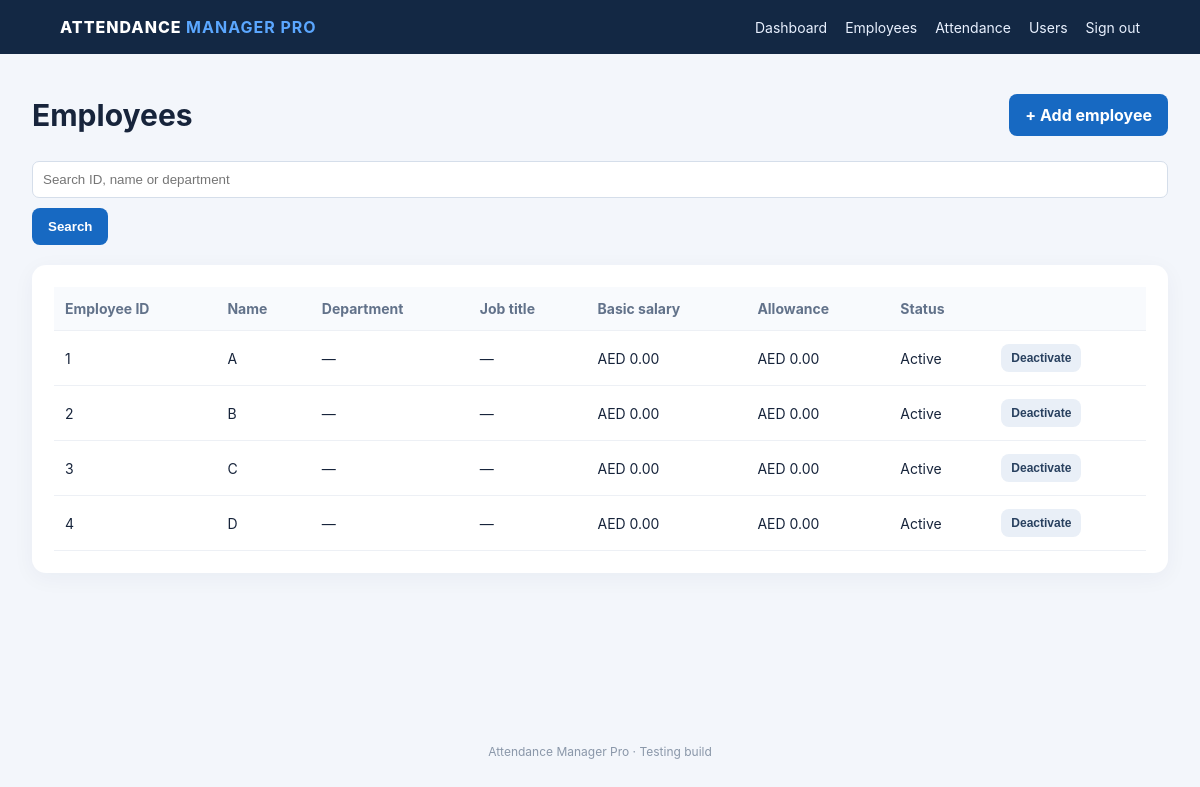
Page /employees (signed in) on the committed database.
### app.py (models this page shows)
class Employee(db.Model):
    id = db.Column(db.Integer, primary_key=True)
    employee_code = db.Column(db.String(50), unique=True, nullable=False)
    full_name = db.Column(db.String(150), nullable=False)
    department = db.Column(db.String(100), default="")
    job_title = db.Column(db.String(100), default="")
    basic_salary = db.Column(db.Float, nullable=False, default=0)
    allowance = db.Column(db.Float, nullable=False, default=0)
    active = db.Column(db.Boolean, nullable=False, default=True)

### app.py (the view)
@app.route("/employees")
@login_required
def employees():
    q = request.args.get("q", "").strip()
    query = Employee.query
    if q:
        like = f"%{q}%"
        query = query.filter(db.or_(Employee.employee_code.ilike(like), Employee.full_name.ilike(like), Employee.department.ilike(like)))
    return render_template("employees.html", employees=query.order_by(Employee.active.desc(), Employee.full_name).all(), q=q)

### app.py (called while the page is built)
def login_required(fn):
    @wraps(fn)
    def wrapped(*args, **kwargs):
        if "user_id" not in session:
            return redirect(url_for("login"))
        return fn(*args, **kwargs)
    return wrapped

@app.context_processor
def inject_user():
    return {"current_user": session.get("username"), "current_role": session.get("role")}

### Attendance_Manager_Pro_Web/templates/employees.html
{% extends "base.html" %}{% block content %}<div class="heading"><h1>Employees</h1>{% if current_role=='admin' %}<a class="button" href="{{ url_for('add_employee') }}">+ Add employee</a>{% endif %}</div><form class="search"><input name="q" value="{{ q }}" placeholder="Search ID, name or department"><button>Search</button></form><div class="card tablewrap"><table><thead><tr><th>Employee ID</th><th>Name</th><th>Department</th><th>Job title</th><th>Basic salary</th><th>Allowance</th><th>Status</th>{% if current_role=='admin' %}<th></th>{% endif %}</tr></thead><tbody>{% for e in employees %}<tr><td>{{ e.employee_code }}</td><td>{{ e.full_name }}</td><td>{{ e.department or '—' }}</td><td>{{ e.job_title or '—' }}</td><td>AED {{ '%.2f'|format(e.basic_salary) }}</td><td>AED {{ '%.2f'|format(e.allowance) }}</td><td>{{ 'Active' if e.active else 'Inactive' }}</td>{% if current_role=='admin' %}<td><form method="post" action="{{ url_for('toggle_employee',employee_id=e.id) }}"><button class="small secondary">{{ 'Deactivate' if e.active else 'Reactivate' }}</button></form></td>{% endif %}</tr>{% else %}<tr><td colspan="8">No employees found.</td></tr>{% endfor %}</tbody></table></div>{% endblock %}

### Attendance_Manager_Pro_Web/static/style.css (style rules this page uses)
:root { font-family:Inter,Segoe UI,Arial,sans-serif;color:#17243b;background:#f3f6fb }
* { box-sizing:border-box }
body { margin:0 }
h1 { font-size:30px;margin:8px 0 8px }
.metric,.card { background:white;border-radius:14px;padding:22px;box-shadow:0 5px 22px #1b35520c;margin:16px 0 }
.button,button { display:inline-block;background:#1769c2;color:white;border:0;border-radius:8px;padding:11px 16px;text-decoration:none;cursor:pointer;font-weight:650 }
.secondary { background:#e9eff7;color:#28405f }
.small { padding:7px 10px;font-size:12px }
.heading { display:flex;justify-content:space-between;align-items:center;gap:12px }
.search { display:flex;align-items:end;gap:10px;margin:20px 0;flex-wrap:wrap }
input,select { width:100%;padding:10px;border:1px solid #d5deea;border-radius:7px;background:white;color:#17243b }
.search input { min-width:220px }
.tablewrap { overflow-x:auto }
table { border-collapse:collapse;width:100%;min-width:720px }
th,td { text-align:left;padding:13px 11px;border-bottom:1px solid #edf0f5;font-size:14px }
th { color:#62728a;background:#f8fafd }

### rows in the picture
Employee: employee_code "1", full_name "A", department "—", job_title "—", basic_salary "0.00", allowance "0.00", active "Active", active "Deactivate"
Employee: employee_code "2", full_name "B", department "—", job_title "—", basic_salary "0.00", allowance "0.00", active "Active", active "Deactivate"
Employee: employee_code "3", full_name "C", department "—", job_title "—", basic_salary "0.00", allowance "0.00", active "Active", active "Deactivate"
Employee: employee_code "4", full_name "D", department "—", job_title "—", basic_salary "0.00", allowance "0.00", active "Active", active "Deactivate"
